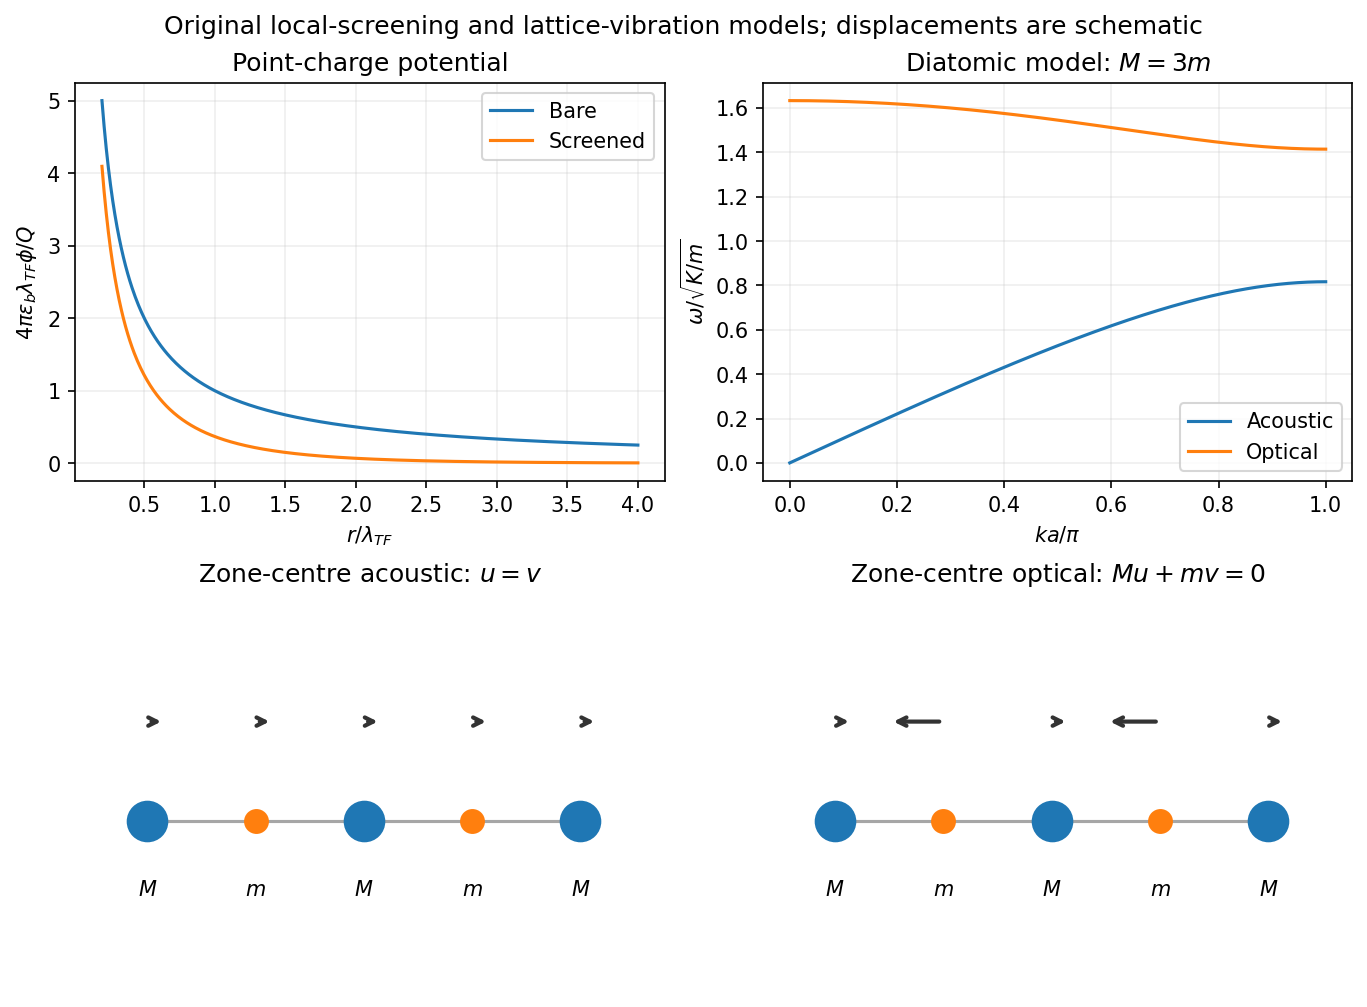

This chart was generated by the following Python code:
"""Original explanatory plot; run from the corresponding _media directory."""
from pathlib import Path
import numpy as np
import matplotlib
matplotlib.use("Agg")
import matplotlib.pyplot as plt
plt.rcParams.update({"font.size": 10, "figure.facecolor": "white", "axes.facecolor": "white"})

fig,axs=plt.subplots(2,2,figsize=(9,6.6),layout='constrained');r=np.linspace(.2,4,500)
a=axs[0,0];a.plot(r,1/r,label='Bare');a.plot(r,np.exp(-r)/r,label='Screened');a.set(xlabel=r'$r/\lambda_{TF}$',ylabel=r'$4\pi\varepsilon_b\lambda_{TF}\phi/Q$',title='Point-charge potential');a.legend();a.grid(alpha=.2)
a=axs[0,1];k=np.linspace(0,np.pi,500);M=3;m=1;S=1/M+1/m;D=np.sqrt(S*S-4/(M*m)*np.sin(k/2)**2)
a.plot(k/np.pi,np.sqrt(S-D),label='Acoustic');a.plot(k/np.pi,np.sqrt(S+D),label='Optical');a.set(xlabel=r'$ka/\pi$',ylabel=r'$\omega/\sqrt{K/m}$',title=r'Diatomic model: $M=3m$');a.legend();a.grid(alpha=.2)
for ax,optical in [(axs[1,0],False),(axs[1,1],True)]:
 for j in range(5):
  xx=j*.9;heavy=j%2==0
  ax.scatter(xx,0,s=360 if heavy else 120,c='tab:blue' if heavy else 'tab:orange',zorder=3)
  disp=.15 if heavy else (-.45 if optical else .15)
  ax.annotate('',(xx+disp,.35),(xx,.35),arrowprops=dict(arrowstyle='->',lw=2,color='0.2'))
  ax.text(xx,-.26,r'$M$' if heavy else r'$m$',ha='center')
  if j<4:ax.plot([xx,xx+.9],[0,0],color='0.65',zorder=1)
 ax.set(xlim=(-.6,4.3),ylim=(-.6,.8));ax.axis('off');ax.set_title('Zone-centre optical: $Mu+mv=0$' if optical else 'Zone-centre acoustic: $u=v$')
fig.suptitle('Original local-screening and lattice-vibration models; displacements are schematic')

fig.savefig(Path.cwd()/Path(__file__).with_suffix(".png").name, dpi=150, facecolor="white", bbox_inches="tight")
plt.close(fig)
